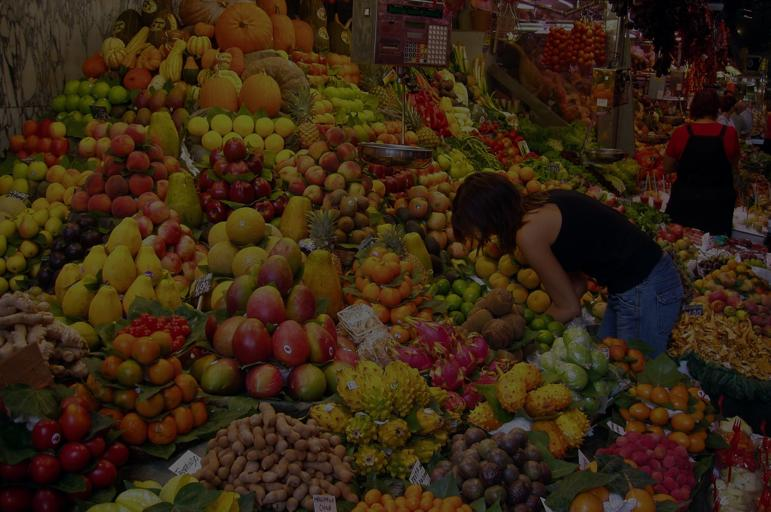
%> input picture Ex9/fruits.jpg, 771 x 512 px
$ octave ex9_1.m   (GNU Octave 9; MATLAB toolbox functions it lacks are replaced by stand-ins)
%> lines starting %> are read from the running program, lines starting %| are printed output that depends on the picture
I1=imread('fruits.jpg');
%> I1 is the input picture: size 512x771x3 uint8; mean R, G, B 54.7, 36.6, 18.1
I2=imread('festia.jpg');
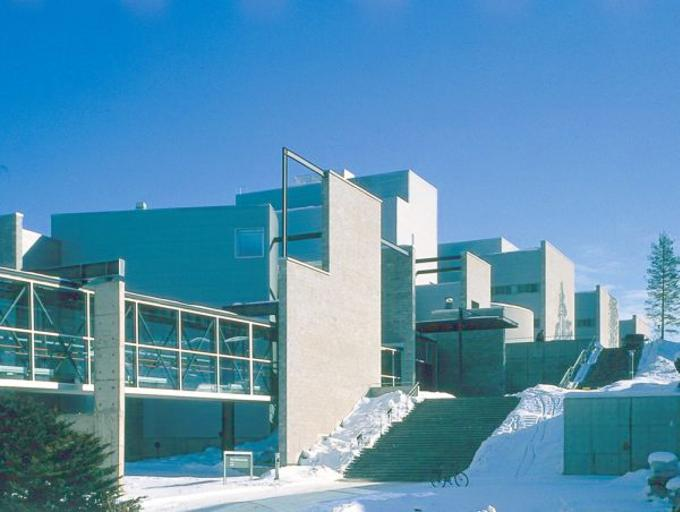
%> input picture Ex9/festia.jpg, 680 x 512 px
%> I2 is the input picture: size 512x680x3 uint8; mean R, G, B 88.6, 145.2, 178.2
subplot(2,3,1)
imshow(I1);
subplot(2,3,2)
imshow(histequalization(I1));
subplot(2,3,3)
imshow(intensityeq(I1));
subplot(2,3,4)
imshow(I2);
subplot(2,3,5)
imshow(histequalization(I2));
subplot(2,3,6)
imshow(intensityeq(I2));


function I2=histequalization(I)
I2(:,:,1)=histeq(I(:,:,1),8);
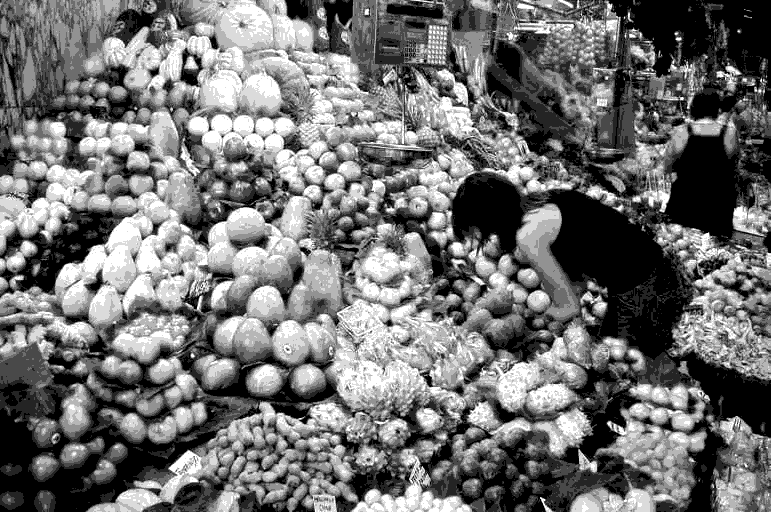
%> I2: size 512x771 uint8; min 0, max 255, mean 113.2
I2(:,:,2)=histeq(I(:,:,2),8);
I2(:,:,3)=histeq(I(:,:,3),8);
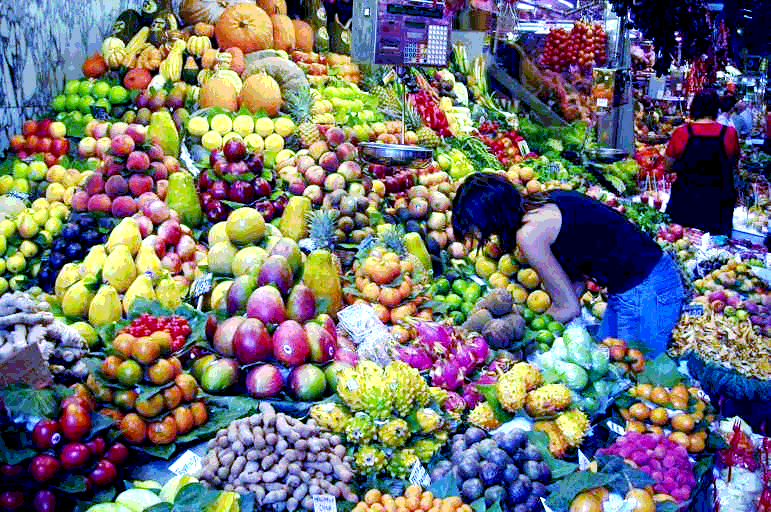
%> I2: size 512x771x3 uint8; mean R, G, B 113.2, 113.2, 114.7
end

function I_=intensityeq(I)
H=rgb2hsv(I);
%> H: size 512x771x3 double; mean H, S, V 0.211, 0.697, 0.218
P(:,:,1)=histeq(H(:,:,1),8);
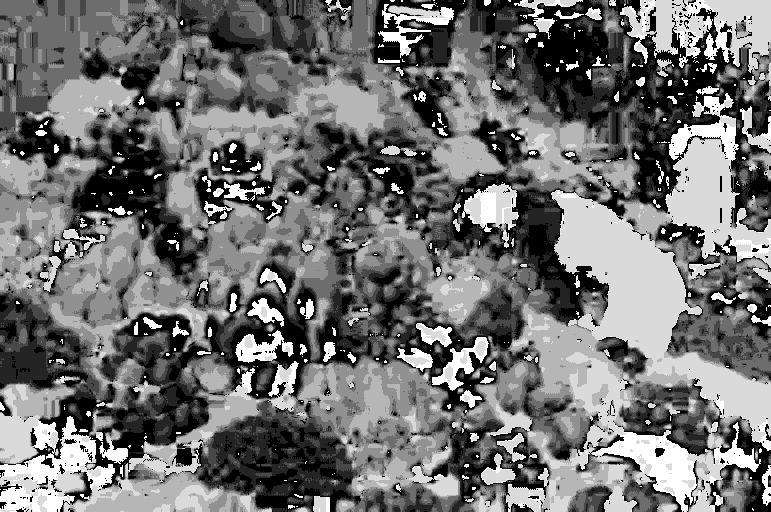
%> P: size 512x771 double; min 0, max 1, mean 0.446
P(:,:,2)=histeq(H(:,:,2),8);
P(:,:,3)=histeq(H(:,:,3),8);
%> P: size 512x771x3 double; mean H, S, V 0.446, 0.446, 0.44
I_=rgb2hsv(P);
%> I_: size 512x771x3 double; mean H, S, V 0.466, 0.77, 0.748
%> in histequalization (call 2), `I2(:,:,1)=histeq(I(:,:,1),8);`:
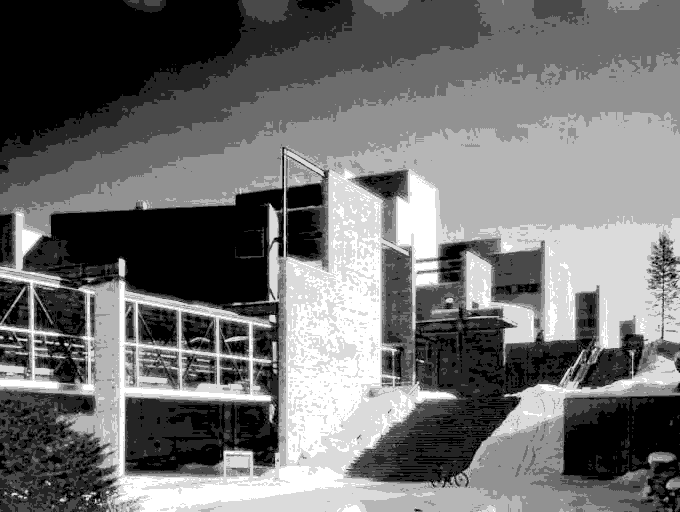
%> I2: size 512x680 uint8; min 0, max 255, mean 112.3
%> in histequalization (call 2), `I2(:,:,3)=histeq(I(:,:,3),8);`:
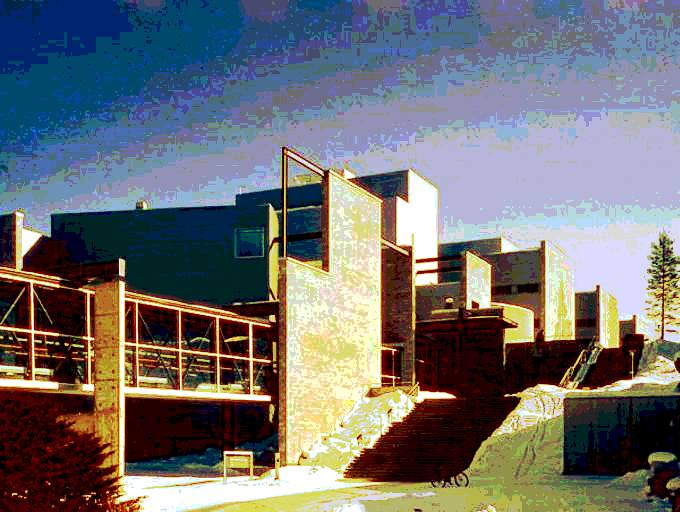
%> I2: size 512x680x3 uint8; mean R, G, B 112.3, 112.2, 113.3
%> in intensityeq (call 2), `H=rgb2hsv(I);`: H: size 512x680x3 double; mean H, S, V 0.515, 0.528, 0.705
%> in intensityeq (call 2), `P(:,:,1)=histeq(H(:,:,1),8);`:
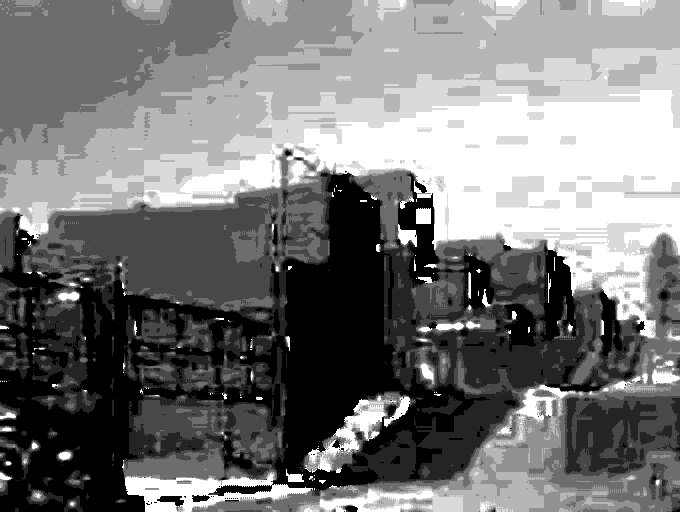
%> P: size 512x680 double; min 0, max 1, mean 0.471
%> in intensityeq (call 2), `P(:,:,3)=histeq(H(:,:,3),8);`: P: size 512x680x3 double; mean H, S, V 0.471, 0.441, 0.443
%> in intensityeq (call 2), `I_=rgb2hsv(P);`: I_: size 512x680x3 double; mean H, S, V 0.459, 0.7, 0.723
end
